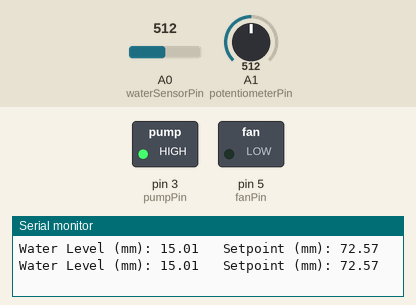
Recording of a sketch running on a simulated Arduino Uno, built with avr-gcc and run on an emulated ATmega328P. Shown: switched loads named in the sketch (green lamp = pin HIGH), the last lines printed to the serial monitor. The test bench sets the inputs (shaded band); at power-on: A1 (potentiometerPin) = 512, A0 (waterSensorPin) = 512.

Above: at 5.8 s.
5.9 s: A1 (potentiometerPin) set to 76
11.9 s: A1 (potentiometerPin) set to 66
At 15.6 s:
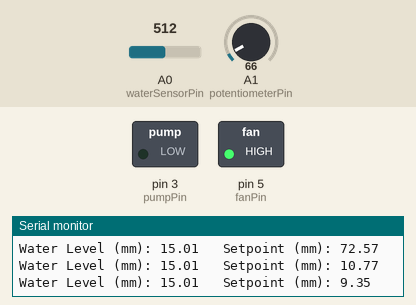
17.9 s: A1 (potentiometerPin) set to 122
At 20.6 s:
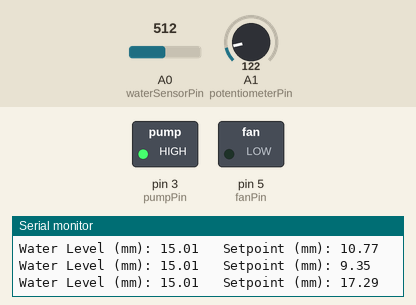
23.9 s: A1 (potentiometerPin) set to 20
At 25.7 s:
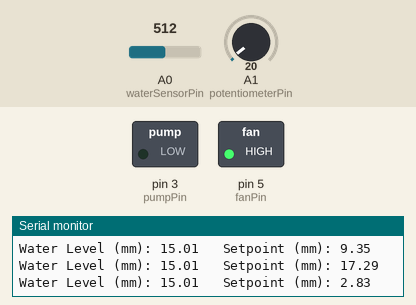
Timing chart, 0 to 27.2 s (numbered marks = the images above; inputs shaded):
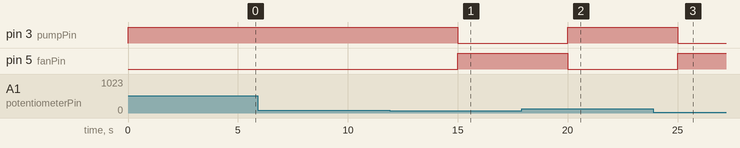

Measured:
- the behaviour switches between 71 and 70 on A1 (potentiometerPin) (found by bisection; images 0 and 1)
- after the input at 11.9 s, pin 3 (pumpPin): HIGH → LOW after 3.1 s; pin 5 (fanPin): LOW → HIGH after 3.1 s
- after the input at 17.9 s, pin 3 (pumpPin): LOW → HIGH after 2.1 s; pin 5 (fanPin): HIGH → LOW after 2.1 s
- after the input at 23.9 s, pin 3 (pumpPin): HIGH → LOW after 1.1 s; pin 5 (fanPin): LOW → HIGH after 1.1 s

The sketch:

A_d.807.ino
```cpp
// Define pins for water sensor, red LED (pump), blue LED (fan), and potentiometer
const int waterSensorPin = A0;
const int pumpPin = 3; // Red LED
const int fanPin = 5;  // Blue LED
const int potentiometerPin = A1;

// Define constants for maximum sensor reading and maximum water level
const int maxSensorReading = 1023;
const int maxWaterLevel = 30; // Maximum water level in millimeters

void setup() {
  Serial.begin(9600);

  // Set pin modes
  pinMode(waterSensorPin, INPUT);
  pinMode(pumpPin, OUTPUT);
  pinMode(fanPin, OUTPUT);
}

void loop() {
  // Read sensor value
  int sensorReading = analogRead(waterSensorPin);

  // Convert sensor reading to millimeters
  float waterLevel = (float(sensorReading) / maxSensorReading) * maxWaterLevel;

  // Read potentiometer value to adjust setpoint
  int potentiometerReading = analogRead(potentiometerPin);
  float setpoint = (float(potentiometerReading) / maxSensorReading) * 145; // Adjusted to sensor's range

  // Print current water level and setpoint
  Serial.print("Water Level (mm): ");
  Serial.print(waterLevel);
  Serial.print("\t Setpoint (mm): ");
  Serial.println(setpoint);

  // Control pump and fan based on water level compared to setpoint
  if (waterLevel > setpoint + 5) {
    digitalWrite(fanPin, HIGH);   // Turn on fan
    digitalWrite(pumpPin, LOW);    // Turn off pump
  } else if (waterLevel < setpoint + 5) {
    digitalWrite(fanPin, LOW);     // Turn off fan
    digitalWrite(pumpPin, HIGH);   // Turn on pump
  } else {  // Water level is within 5, turn off both pump and fan
    digitalWrite(fanPin, LOW);     // Turn off fan
    digitalWrite(pumpPin, LOW);    // Turn off pump
  }

  delay(5000);  // Wait for 5 seconds before the next reading
}
```
